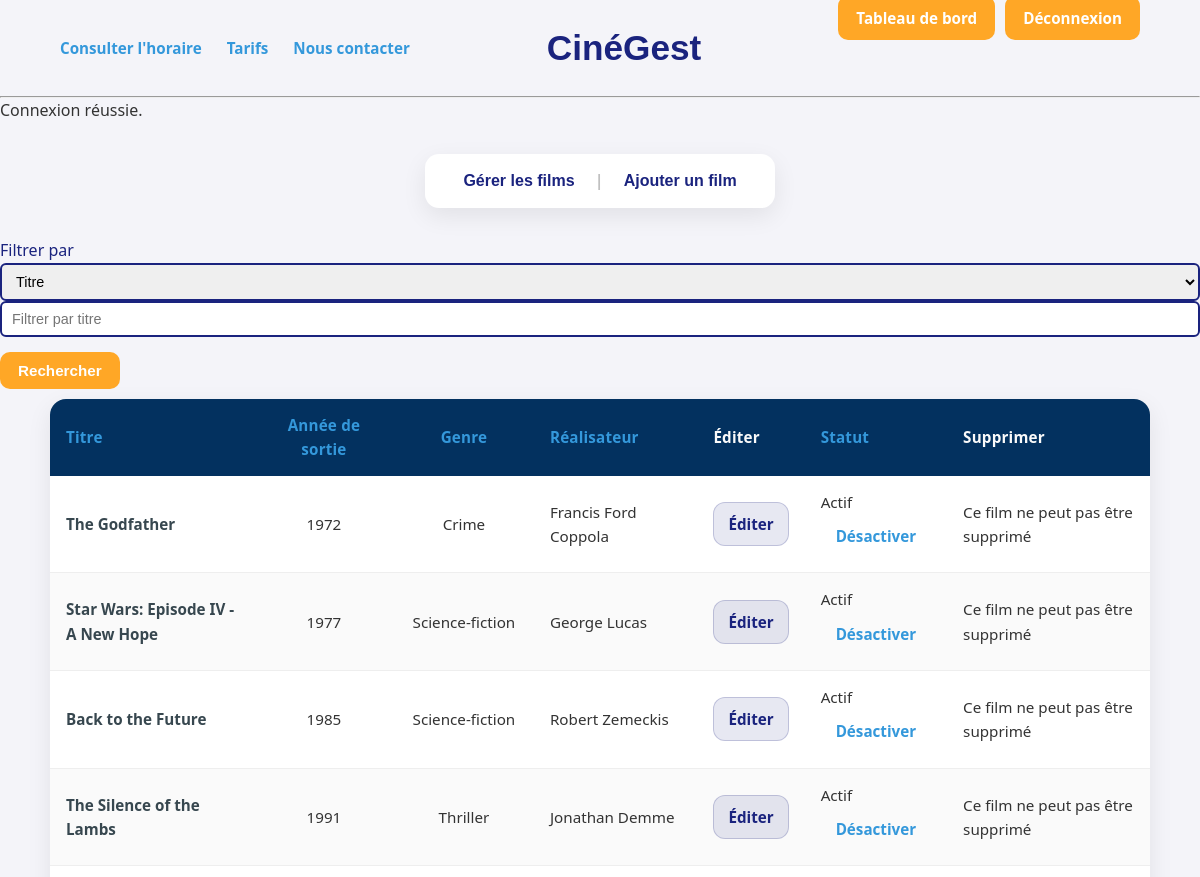
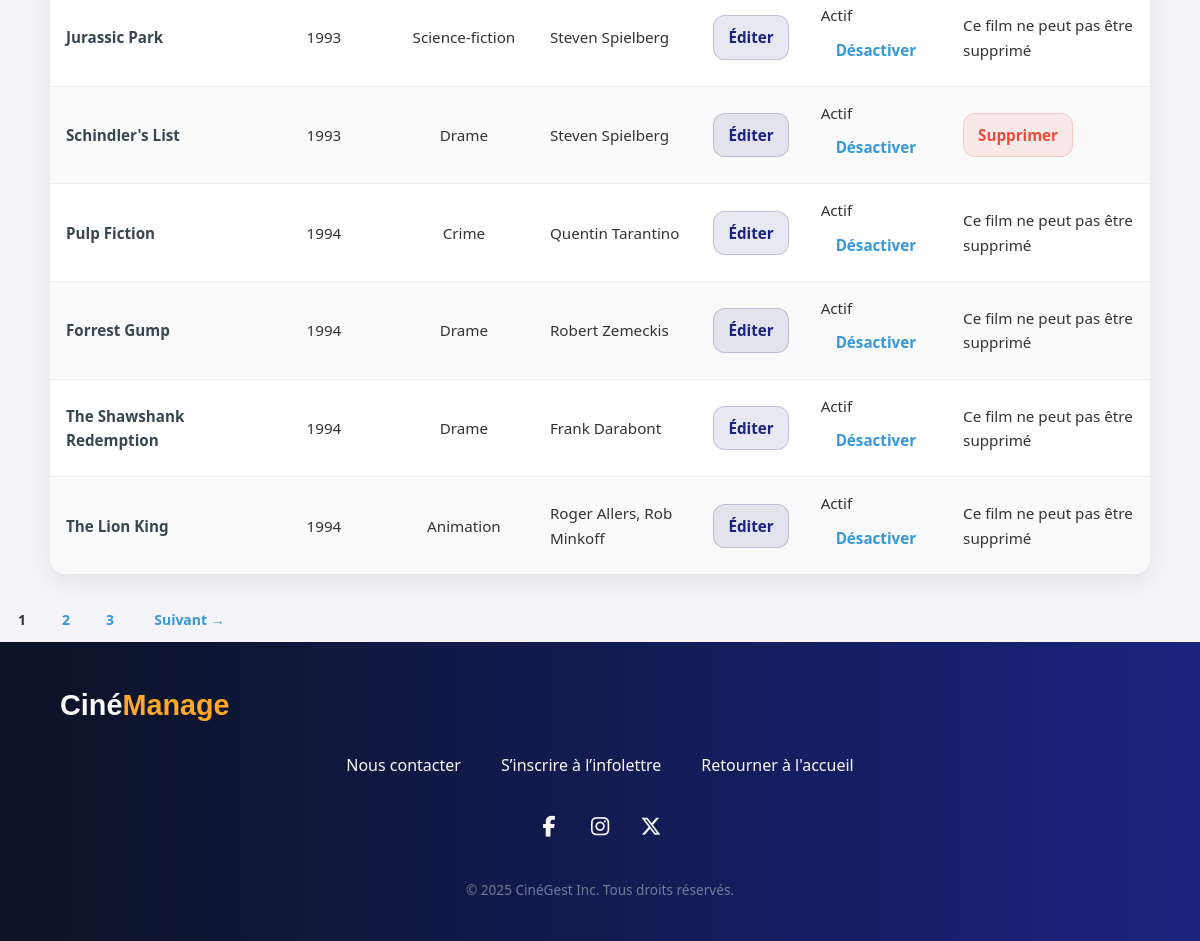
Screenshot of /index.php?action=dashboard&page=1&sort=annee_sortie&dir=asc (signed in) with the database file from the repository (2 pictures, top to bottom).
### tables this page shows
CREATE TABLE
    IF NOT EXISTS films (
        id INT AUTO_INCREMENT PRIMARY KEY,
        titre VARCHAR(100) NOT NULL,
        realisateur VARCHAR(100),
        genre VARCHAR(50),
        annee_sortie INT,
        description TEXT,
		affiche VARCHAR(255),
		statut ENUM('actif', 'inactif') DEFAULT 'actif'
    );

### app/controllers/AdminController.php (called while the page is built)
<?php
require_once __DIR__ . '/../controllers/FilmController.php';
function DashboardAdmin()
{
	$data = ListeFilmsComplete('admin');
	$film_result  = $data['film_result'];
	$pageCourante = $data['pageCourante'];
	$pagesTotales = $data['pagesTotales'];
	$sort         = $data['sort'];
	$dir          = $data['dir'];
	$nonSupprimables = [];
	if ($film_result) {
		$ids = [];
		while ($row = $film_result->fetch_assoc()) {
			$ids[] = (int)($row['id'] ?? 0);
		}
		$film_result->data_seek(0);
		foreach ($ids as $id) {
			if ($id > 0 && filmEstLie($id)) {
				$nonSupprimables[$id] = true;
			}
		}
	}
	include __DIR__ . '/../views/admin/dashboard.php';
}

### app/helper/auth.php (called while the page is built, shortened)
<?php
function isAdmin()
{
    return isset($_SESSION['role']) && $_SESSION['role'] === 'admin';
}
?>

### app/models/FilmModel.php (called while the page is built, shortened)
<?php
require_once __DIR__ . "/../includes/db_connect.php";
function countAllFilms()
{
	global $conn;
	$sql = "SELECT COUNT(*) AS total FROM films";
	$result = $conn->query($sql);
	$row = $result->fetch_assoc();
	return (int) ($row['total'] ?? 0);
}
function getTousLesFilmsPagines(int $parPage, int $offset, string $sort, string $dir)
{
	global $conn;
	$allowedSorts = ['id', 'titre', 'realisateur', 'genre', 'annee_sortie', 'statut', 'affiche'];
	$dirSql = strtolower($dir) === 'desc' ? 'DESC' : 'ASC';
	$sql = "
    SELECT id, titre, realisateur, genre, annee_sortie, description, statut, affiche
    FROM films
    ORDER BY $sort $dirSql
    LIMIT ? OFFSET ?";
	$stmt = $conn->prepare($sql);
	$stmt->bind_param('ii', $parPage, $offset);
	$stmt->execute();
	return $stmt->get_result();
}

### app/controllers/FilmController.php (called while the page is built, shortened)
<?php
require_once __DIR__ . '/../models/FilmModel.php';
require_once __DIR__ . '/../helper/auth.php';
function ListeFilmsComplete($contexte = 'public')
{
	if ($contexte === 'admin') {
		$parPage = 10;
		$sortDefaut = 'id';
	} else {
		$parPage = 12;
		$actionPagination = 'list';
		$sortDefaut = 'titre';
	}
	$pageCourante = 1;
	if (isset($_GET['page']) && ctype_digit($_GET['page']) && (int) $_GET['page'] > 0) {
		$pageCourante = (int) $_GET['page'];
	}
	$totalFilms   = countAllFilms();
	$pagesTotales = max(1, (int) ceil($totalFilms / $parPage));
	$offset = ($pageCourante - 1) * $parPage;
	$allowedSorts = ['id', 'titre', 'realisateur', 'genre', 'annee_sortie', 'statut', 'affiche'];
	$sort = $_GET['sort'] ?? $sortDefaut;
	$dir = $_GET['dir'] ?? 'asc';
	$dir = strtolower($dir) === 'desc' ? 'desc' : 'asc';
	$result = getTousLesFilmsPagines($parPage, $offset, $sort, $dir);
	if ($contexte === 'admin') {
		return [
			'film_result'  => $result,
			'pageCourante' => $pageCourante,
			'pagesTotales' => $pagesTotales,
			'sort'         => $sort,
			'dir'          => $dir
		];
	}
}

### app/views/admin/dashboard.php (the view, shortened to what this page needs)
<?php include __DIR__ . '/../../includes/header.php'; ?>
<?php include __DIR__ . '/../../includes/header_dashboard.php'; ?>
<?php
function sortUrl(string $col, int $pageCourante, string $sort, string $dir): string
{
	$nextDir = ($sort === $col && $dir === 'asc') ? 'desc' : 'asc';
	$params = $_GET;
	$params['action'] = $params['action'] ?? 'dashboard';
	$params['page']   = $pageCourante;
	$params['sort']   = $col;
	$params['dir']    = $nextDir;
	return 'index.php?' . http_build_query($params);
}
?>
<table>
	<thead>
		<th><a href="<?= htmlspecialchars(sortUrl('titre', (int)$pageCourante, (string)$sort, (string)$dir), ENT_QUOTES, 'UTF-8') ?>">Titre</a></th>
		<th><a href="<?= htmlspecialchars(sortUrl('annee_sortie', (int)$pageCourante, (string)$sort, (string)$dir), ENT_QUOTES, 'UTF-8') ?>">Année de sortie</a></th>
		<th><a href="<?= htmlspecialchars(sortUrl('genre', (int)$pageCourante, (string)$sort, (string)$dir), ENT_QUOTES, 'UTF-8') ?>">Genre</a></th>
		<th><a href="<?= htmlspecialchars(sortUrl('realisateur', (int)$pageCourante, (string)$sort, (string)$dir), ENT_QUOTES, 'UTF-8') ?>">Réalisateur</a></th>
		<th>Éditer</th>
		<th><a href="<?= htmlspecialchars(sortUrl('statut', (int)$pageCourante, (string)$sort, (string)$dir), ENT_QUOTES, 'UTF-8') ?>">Statut</a></th>
		<th>Supprimer</th>
	</thead>
	<?php if (isset($film_result) && $film_result && $film_result->num_rows > 0): ?>
		<?php while ($film = $film_result->fetch_assoc()): ?>
			<tr>
				<td><?= htmlspecialchars($film['titre'] ?? '', ENT_QUOTES, 'UTF-8'); ?></td>
				<td><?= (int)($film['annee_sortie'] ?? 0); ?></td>
				<td><?= htmlspecialchars($film['genre'] ?? '', ENT_QUOTES, 'UTF-8'); ?></td>
				<td><?= htmlspecialchars($film['realisateur'] ?? '', ENT_QUOTES, 'UTF-8'); ?></td>
				<td>
					<a class="btn-edit" href="index.php?action=form_edit_film&id=<?= (int)($film['id'] ?? 0); ?>">
						Éditer
					</a>
				</td>
				<td>
					<?php
					$statut = ($film['statut'] ?? 'inactif') === 'actif' ? 'actif' : 'inactif';
					$labelStatut = $statut === 'actif' ? 'Actif' : 'Inactif';
					$labelAction = $statut === 'actif' ? 'Désactiver' : 'Activer';
					?>
					<div class="statut-cell">
						<div class="statut-label"><?= $labelStatut; ?></div>
						<a class="statut-action"
							href="index.php?action=toggle_film_statut&id=<?= (int)($film['id'] ?? 0); ?>&page=<?= (int)$pageCourante; ?>&sort=<?= urlencode($sort); ?>&dir=<?= urlencode($dir); ?>"
							onclick="return confirm('Confirmer: <?= $labelAction; ?> ce film ?');">
							<?= $labelAction; ?>
						</a>
					</div>
				</td>
				<td>
					<?php $idFilm = (int)($film['id'] ?? 0); ?>
					<?php if (!empty($nonSupprimables[$idFilm])): ?>
						<span class="text-muted">Ce film ne peut pas être supprimé</span>
					<?php else: ?>
						<a class="btn-delete" href="index.php?action=delete_film&id=<?= $idFilm; ?>"
							onclick="return confirm('Êtes-vous sûr de vouloir supprimer ce film ?')">
							Supprimer
						</a>
					<?php endif; ?>
				</td>
			</tr>
		<?php endwhile; ?>
	<?php else: ?>
		<tr>
			<td colspan="7">Aucun film trouvé.</td>
		</tr>
	<?php endif; ?>
</table>
<?php if (empty($isFiltre) && $pagesTotales > 1): ?>
	<nav class="pagination">
		<?php
		$window = 2;
		$start = max(1, $pageCourante - $window);
		$end   = min($pagesTotales, $pageCourante + $window);
		?>
			<?php
		for ($p = $start; $p <= $end; $p++) {
			if ($p === (int)$pageCourante) {
				echo '<span class="btn active">' . (int)$p . '</span>';
			} else {
				echo '<a class="btn" href="index.php?action=dashboard&page=' . (int)$p . '&sort=' . urlencode($sort) . '&dir=' . urlencode($dir) . '">' . (int)$p . '</a>';
			}
		}
			?>
		<?php if ($pageCourante < $pagesTotales): ?>
			<a class="btn"
				href="index.php?action=dashboard&page=<?= (int) ($pageCourante + 1); ?>&sort=<?= urlencode($sort); ?>&dir=<?= urlencode($dir); ?>">
				Suivant →
			</a>
		<?php endif; ?>
	</nav>
<?php endif; ?>
<?php include __DIR__ . '/../../includes/footer.php'; ?>

### public/assets/css/style.css (style rules this page uses)
* { margin: 0; padding: 0; box-sizing: border-box; }
html, body { height: 100%; }
body { font-family: 'Segoe UI', Tahoma, Geneva, Verdana, sans-serif; background-color: #f4f4f9; color: #333; line-height: 1.6; display: flex; flex-direction: column; min-height: 100vh; }
table { width: 100%; border-collapse: separate; border-spacing: 0; margin: 25px auto; max-width: 1100px; background: #ffffff; border: 1px solid #e6e6e6; border-radius: 16px; overflow: hidden; box-shadow: 0 8px 25px rgba(0,0,0,0.08); }
table, th, td { border: none; }
th, td { padding: 14px 16px; text-align: left; vertical-align: middle; font-size: 0.95rem; }
th { background-color: #03315f; color: #FAFAFA; font-weight: 700; letter-spacing: 0.2px; }
tr { background: #ffffff; }
tr + tr td { border-top: 1px solid #eeeeee; }
tr:nth-child(even) { background: #FAFAFA; }
td:first-child { font-weight: 600; color: #37474F; }
th:nth-child(2), th:nth-child(3), td:nth-child(2), td:nth-child(3) { width: 140px; text-align: center; }
td a { display: inline-flex; align-items: center; justify-content: center; gap: 8px; padding: 9px 14px; border-radius: 12px; font-weight: 700; text-decoration: none; border: 1px solid transparent; transition: transform 0.12s ease, background-color 0.15s ease, border-color 0.15s ease; }
.btn-edit { background: rgba(26, 35, 126, 0.10); color: #1A237E; border-color: rgba(26, 35, 126, 0.20); }
.btn-delete { background: rgba(231, 76, 60, 0.10); color: #E74C3C; border-color: rgba(231, 76, 60, 0.18); }
a { color: #3498db; text-decoration: none; transition: color 0.3s; }
.btn { display: inline-block; padding: 10px 18px; border-radius: 10px; font-size: 14px; font-weight: bold; text-decoration: none; border: none; cursor: pointer; transition: transform 0.15s ease, box-shadow 0.15s ease, background-color 0.15s ease, color 0.15s ease; }

### rows the page displays
films: titre "The Godfather", annee_sortie "1972", genre "Crime", realisateur "Francis Ford Coppola", statut "Actif", statut "Désactiver", shows "Ce film ne peut pas être supprimé"
films: titre "Star Wars: Episode IV - A New Hope", annee_sortie "1977", genre "Science-fiction", realisateur "George Lucas", statut "Actif", statut "Désactiver", shows "Ce film ne peut pas être supprimé"
films: titre "Back to the Future", annee_sortie "1985", genre "Science-fiction", realisateur "Robert Zemeckis", statut "Actif", statut "Désactiver", shows "Ce film ne peut pas être supprimé"
films: titre "The Silence of the Lambs", annee_sortie "1991", genre "Thriller", realisateur "Jonathan Demme", statut "Actif", statut "Désactiver", shows "Ce film ne peut pas être supprimé"
films: titre "Jurassic Park", annee_sortie "1993", genre "Science-fiction", realisateur "Steven Spielberg", statut "Actif", statut "Désactiver", shows "Ce film ne peut pas être supprimé"
films: titre "Schindler's List", annee_sortie "1993", genre "Drame", realisateur "Steven Spielberg", statut "Actif", statut "Désactiver"
films: titre "Pulp Fiction", annee_sortie "1994", genre "Crime", realisateur "Quentin Tarantino", statut "Actif", statut "Désactiver", shows "Ce film ne peut pas être supprimé"
films: titre "Forrest Gump", annee_sortie "1994", genre "Drame", realisateur "Robert Zemeckis", statut "Actif", statut "Désactiver", shows "Ce film ne peut pas être supprimé"
films: titre "The Shawshank Redemption", annee_sortie "1994", genre "Drame", realisateur "Frank Darabont", statut "Actif", statut "Désactiver", shows "Ce film ne peut pas être supprimé"
films: titre "The Lion King", annee_sortie "1994", genre "Animation", realisateur "Roger Allers, Rob Minkoff", statut "Actif", statut "Désactiver", shows "Ce film ne peut pas être supprimé"

### other values shown
$_SESSION['flash']['message'] "Connexion réussie."
